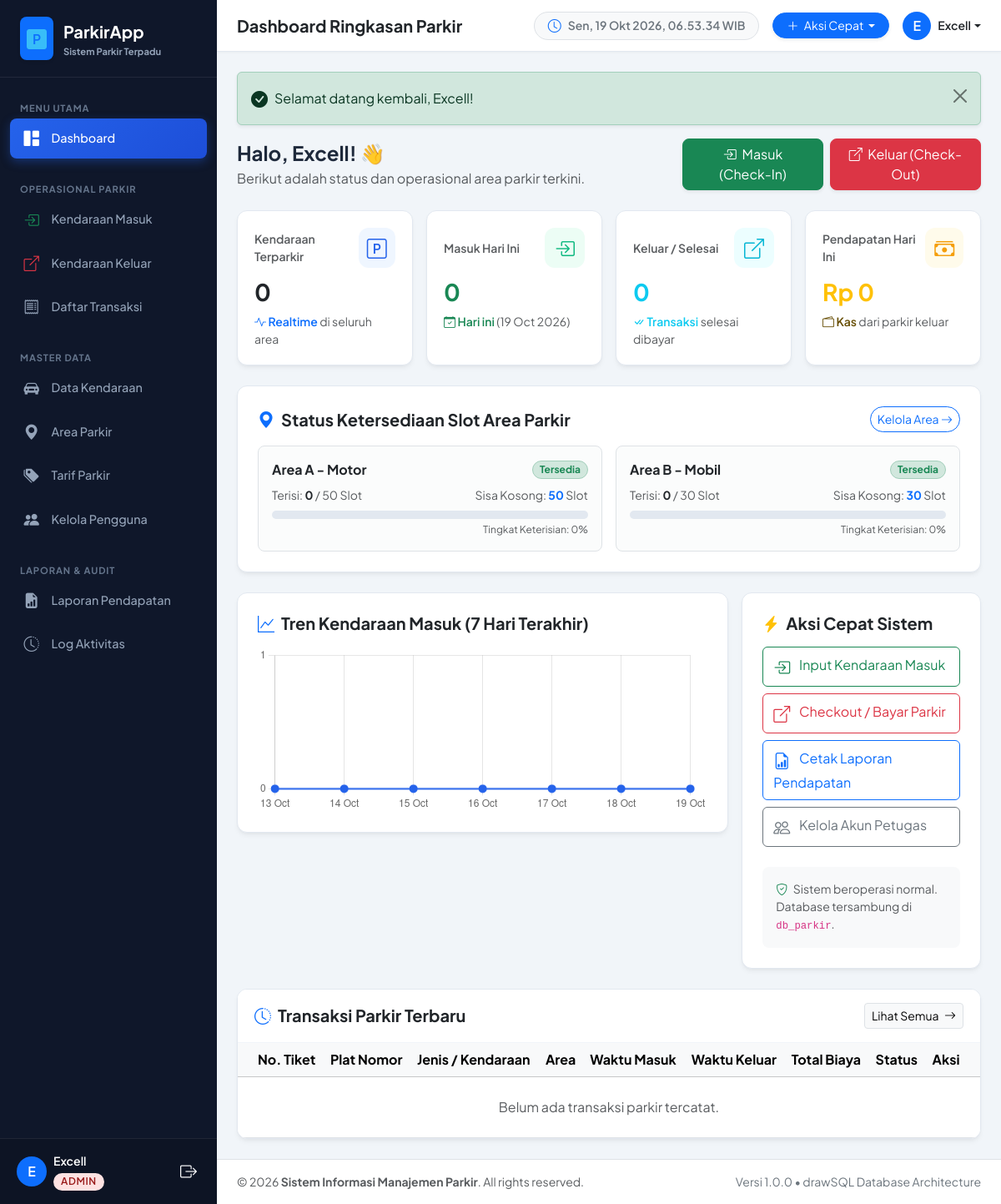
The page /pages/dashboard/index.php (signed in) on the database its author committed.
### tables this page shows
CREATE TABLE IF NOT EXISTS `tb_user` (
  `id_user` int(11) NOT NULL AUTO_INCREMENT,
  `nama_lengkap` varchar(50) NOT NULL,
  `username` varchar(50) NOT NULL,
  `password` varchar(100) NOT NULL,
  `role` enum('admin','petugas','owner') NOT NULL,
  `status_aktif` tinyint(1) NOT NULL DEFAULT 1,
  PRIMARY KEY (`id_user`),
  UNIQUE KEY `tb_user_username_unique` (`username`)
);

CREATE TABLE IF NOT EXISTS `tb_area_parkir` (
  `id_area` int(11) NOT NULL AUTO_INCREMENT,
  `nama_area` varchar(50) NOT NULL,
  `kapasitas` int(5) NOT NULL,
  `terisi` int(5) NOT NULL DEFAULT 0,
  PRIMARY KEY (`id_area`)
);

### config/auth.php (called while the page is built, shortened)
<?php
require_once __DIR__ . '/database.php';
require_once __DIR__ . '/helper.php';
if (isset($_SESSION['user_id']) && isset($pdo)) {
    try {
        $stmt_sync_user = $pdo->prepare("SELECT nama_lengkap, username, role, status_aktif FROM tb_user WHERE id_user = ? LIMIT 1");
        $stmt_sync_user->execute([$_SESSION['user_id']]);
    } catch (Exception $e) {
    }
}
function isLoggedIn() {
    return isset($_SESSION['user_id']) && !empty($_SESSION['user_id']);
}
function getCurrentUser() {
    return [
        'id_user'      => $_SESSION['user_id'],
        'nama_lengkap' => $_SESSION['nama_lengkap'],
        'username'     => $_SESSION['username'],
        'role'         => $_SESSION['role'],
    ];
}
function isAdmin() {
    return isLoggedIn() && $_SESSION['role'] === 'admin';
}

### pages/dashboard/index.php (the view, shortened to what this page needs)
<?php
require_once __DIR__ . '/../../config/database.php';
require_once __DIR__ . '/../../config/helper.php';
require_once __DIR__ . '/../../config/auth.php';
$page_heading = 'Dashboard Ringkasan Parkir';
$stmt_aktif = $pdo->query("SELECT COUNT(*) AS total FROM tb_transaksi WHERE status = 'masuk'");
$total_parkir_aktif = (int)$stmt_aktif->fetch()['total'];
$stmt_masuk_hari_ini = $pdo->query("SELECT COUNT(*) AS total FROM tb_transaksi WHERE DATE(waktu_masuk) = CURDATE()");
$total_masuk_hari_ini = (int)$stmt_masuk_hari_ini->fetch()['total'];
$stmt_keluar_hari_ini = $pdo->query("SELECT COUNT(*) AS total FROM tb_transaksi WHERE status = 'keluar' AND DATE(waktu_keluar) = CURDATE()");
$total_keluar_hari_ini = (int)$stmt_keluar_hari_ini->fetch()['total'];
$stmt_pendapatan_hari_ini = $pdo->query("SELECT COALESCE(SUM(biaya_total), 0) AS total FROM tb_transaksi WHERE status = 'keluar' AND DATE(waktu_keluar) = CURDATE()");
$total_pendapatan_hari_ini = (float)$stmt_pendapatan_hari_ini->fetch()['total'];
$stmt_area = $pdo->query("SELECT * FROM tb_area_parkir ORDER BY id_area ASC");
$areas = $stmt_area->fetchAll();
$stmt_recent = $pdo->query("
    SELECT t.*, k.plat_nomor, k.jenis_kendaraan, k.warna, k.pemilik,
           a.nama_area, tf.tarif_per_jam, u.nama_lengkap AS nama_petugas
    FROM tb_transaksi t
    JOIN tb_kendaraan k ON t.id_kendaraan = k.id_kendaraan
    JOIN tb_area_parkir a ON t.id_area = a.id_area
    JOIN tb_tarif tf ON t.id_tarif = tf.id_tarif
    JOIN tb_user u ON t.id_user = u.id_user
    ORDER BY t.id_parkir DESC
    LIMIT 10
");
$recent_transaksi = $stmt_recent->fetchAll();
$chart_labels = [];
$chart_masuk = [];
for ($i = 6; $i >= 0; $i--) {
    $tgl = date('Y-m-d', strtotime("-$i days"));
    $tgl_label = date('d M', strtotime($tgl));
    $chart_labels[] = $tgl_label;
    $st_m = $pdo->prepare("SELECT COUNT(*) as jml FROM tb_transaksi WHERE DATE(waktu_masuk) = ?");
    $st_m->execute([$tgl]);
    $chart_masuk[] = (int)$st_m->fetch()['jml'];
}
include __DIR__ . '/../../includes/header.php';
include __DIR__ . '/../../includes/sidebar.php';
include __DIR__ . '/../../includes/navbar.php';
?>
<div class="row mb-4 align-items-center">
    <div class="col-md-7">
        <h4 class="fw-bold mb-1">Halo, <?= e($_SESSION['nama_lengkap']) ?>! 👋</h4>
        <p class="text-muted mb-0">Berikut adalah status dan operasional area parkir terkini.</p>
    </div>
    <div class="col-md-5 text-md-end mt-3 mt-md-0 d-flex gap-2 justify-content-md-end">
        <?php if (isAdmin() || isPetugas()): ?>
            <a href="<?= base_url('pages/transaksi/masuk.php') ?>" class="btn btn-success rounded-3 shadow-sm px-3">
                <i class="bi bi-box-arrow-in-right me-1"></i> Masuk (Check-In)
            </a>
            <a href="<?= base_url('pages/transaksi/keluar.php') ?>" class="btn btn-danger rounded-3 shadow-sm px-3">
                <i class="bi bi-box-arrow-up-right me-1"></i> Keluar (Check-Out)
            </a>
        <?php endif; ?>
    </div>
</div>
<div class="row g-3 mb-4">
    <div class="col-sm-6 col-xl-3">
        <div class="stat-card">
            <div class="d-flex align-items-center justify-content-between mb-2">
                <span class="text-muted small fw-semibold">Kendaraan Terparkir</span>
                <div class="stat-icon primary">
                    <i class="bi bi-p-square"></i>
                </div>
            </div>
            <div class="fs-3 fw-bold text-dark"><?= number_format($total_parkir_aktif) ?></div>
            <div class="small text-muted mt-1">
                <span class="text-primary fw-semibold"><i class="bi bi-activity"></i> Realtime</span> di seluruh area
            </div>
        </div>
    </div>
    <div class="col-sm-6 col-xl-3">
        <div class="stat-card">
            <div class="d-flex align-items-center justify-content-between mb-2">
                <span class="text-muted small fw-semibold">Masuk Hari Ini</span>
                <div class="stat-icon success">
                    <i class="bi bi-box-arrow-in-right"></i>
                </div>
            </div>
            <div class="fs-3 fw-bold text-success"><?= number_format($total_masuk_hari_ini) ?></div>
            <div class="small text-muted mt-1">
                <span class="text-success fw-semibold"><i class="bi bi-calendar-check"></i> Hari ini</span> (<?= date('d M Y') ?>)
            </div>
        </div>
    </div>
    <div class="col-sm-6 col-xl-3">
        <div class="stat-card">
            <div class="d-flex align-items-center justify-content-between mb-2">
                <span class="text-muted small fw-semibold">Keluar / Selesai</span>
                <div class="stat-icon info">
                    <i class="bi bi-box-arrow-up-right"></i>
                </div>
            </div>
            <div class="fs-3 fw-bold text-info"><?= number_format($total_keluar_hari_ini) ?></div>
            <div class="small text-muted mt-1">
                <span class="text-info fw-semibold"><i class="bi bi-check-all"></i> Transaksi</span> selesai dibayar
            </div>
        </div>
    </div>
    <div class="col-sm-6 col-xl-3">
        <div class="stat-card">
            <div class="d-flex align-items-center justify-content-between mb-2">
                <span class="text-muted small fw-semibold">Pendapatan Hari Ini</span>
                <div class="stat-icon warning">
                    <i class="bi bi-cash-stack"></i>
                </div>
            </div>
            <div class="fs-3 fw-bold text-warning"><?= rupiah($total_pendapatan_hari_ini) ?></div>
            <div class="small text-muted mt-1">
                <span class="text-warning-emphasis fw-semibold"><i class="bi bi-wallet2"></i> Kas</span> dari parkir keluar
            </div>
        </div>
    </div>
</div>
<div class="row g-3 mb-4">
    <div class="col-12">
        <div class="data-card p-3 p-md-4">
            <div class="d-flex justify-content-between align-items-center mb-3">
                <h5 class="fw-bold mb-0 text-dark">
                    <i class="bi bi-geo-alt-fill text-primary me-2"></i>Status Ketersediaan Slot Area Parkir
                </h5>
                <a href="<?= base_url('pages/area/index.php') ?>" class="btn btn-sm btn-outline-primary rounded-pill">
                    Kelola Area <i class="bi bi-arrow-right"></i>
                </a>
            </div>
            <div class="row g-3">
                <?php foreach ($areas as $area):
                    $kapasitas = (int)$area['kapasitas'];
                    $terisi = (int)$area['terisi'];
                    $tersedia = max(0, $kapasitas - $terisi);
                    $persen = $kapasitas > 0 ? round(($terisi / $kapasitas) * 100) : 0;
                    $badge_class = 'bg-success-subtle text-success border-success-subtle';
                    $status_text = 'Tersedia';
                ?>
                <div class="col-md-6 col-lg-6">
                    <div class="p-3 border rounded-3 bg-light bg-opacity-50">
                        <div class="d-flex justify-content-between align-items-center mb-2">
                            <span class="fw-bold text-dark fs-6"><?= e($area['nama_area']) ?></span>
                            <span class="badge border <?= $badge_class ?> rounded-pill px-2 py-1"><?= $status_text ?></span>
                        </div>
                        <div class="d-flex justify-content-between text-muted small mb-2">
                            <span>Terisi: <strong class="text-dark"><?= $terisi ?></strong> / <?= $kapasitas ?> Slot</span>
                            <span>Sisa Kosong: <strong class="text-primary"><?= $tersedia ?></strong> Slot</span>
                        </div>
                        <div class="progress area-capacity-bar">
                        </div>
                        <div class="text-end mt-1 text-muted" style="font-size: 0.75rem;">
                            Tingkat Keterisian: <?= $persen ?>%
                        </div>
                    </div>
                </div>
                <?php endforeach; ?>
            </div>
        </div>
    </div>
</div>
<?php if (isAdmin() || isOwner()): ?>
<div class="row g-3 mb-4">
    <div class="col-lg-8">
        <div class="data-card p-3 p-md-4">
            <h5 class="fw-bold mb-3 text-dark">
                <i class="bi bi-graph-up text-primary me-2"></i>Tren Kendaraan Masuk (7 Hari Terakhir)
            </h5>
            <canvas id="trafficChart" height="110"></canvas>
        </div>
    </div>
    <div class="col-lg-4">
        <div class="data-card p-3 p-md-4 h-100 d-flex flex-column justify-content-between">
            <div>
                <h5 class="fw-bold mb-3 text-dark">
                    <i class="bi bi-lightning-charge-fill text-warning me-2"></i>Aksi Cepat Sistem
                </h5>
                <div class="d-grid gap-2">
                    <a href="<?= base_url('pages/transaksi/masuk.php') ?>" class="btn btn-outline-success text-start py-2">
                        <i class="bi bi-box-arrow-in-right me-2 fs-5 align-middle"></i>
                        <span>Input Kendaraan Masuk</span>
                    </a>
                    <a href="<?= base_url('pages/transaksi/keluar.php') ?>" class="btn btn-outline-danger text-start py-2">
                        <i class="bi bi-box-arrow-up-right me-2 fs-5 align-middle"></i>
                        <span>Checkout / Bayar Parkir</span>
                    </a>
                    <a href="<?= base_url('pages/laporan/index.php') ?>" class="btn btn-outline-primary text-start py-2">
                        <i class="bi bi-file-earmark-bar-graph me-2 fs-5 align-middle"></i>
                        <span>Cetak Laporan Pendapatan</span>
                    </a>
                    <?php if (isAdmin()): ?>
                    <a href="<?= base_url('pages/user/index.php') ?>" class="btn btn-outline-secondary text-start py-2">
                        <i class="bi bi-people me-2 fs-5 align-middle"></i>
                        <span>Kelola Akun Petugas</span>
                    </a>
                    <?php endif; ?>
                </div>
            </div>
            <div class="mt-4 p-3 bg-light rounded-3 text-muted small">
                <i class="bi bi-shield-check text-success me-1"></i> Sistem beroperasi normal. Database tersambung di <code>db_parkir</code>.
            </div>
        </div>
    </div>
</div>
<?php endif; ?>
<div class="row g-3">
    <div class="col-12">
        <div class="data-card">
            <div class="card-header d-flex justify-content-between align-items-center">
                <h5 class="fw-bold mb-0 text-dark">
                    <i class="bi bi-clock-history text-primary me-2"></i>Transaksi Parkir Terbaru
                </h5>
                <a href="<?= base_url('pages/transaksi/index.php') ?>" class="btn btn-sm btn-light border">
                    Lihat Semua <i class="bi bi-arrow-right ms-1"></i>
                </a>
            </div>
            <div class="table-responsive">
                <table class="table table-hover align-middle mb-0">
                    <thead class="table-light">
                        <tr>
                            <th class="ps-4">No. Tiket</th>
                            <th>Plat Nomor</th>
                            <th>Jenis / Kendaraan</th>
                            <th>Area</th>
                            <th>Waktu Masuk</th>
                            <th>Waktu Keluar</th>
                            <th>Total Biaya</th>
                            <th>Status</th>
                            <th class="text-center pe-4">Aksi</th>
                        </tr>
                    </thead>
                    <tbody>
                        <?php if (empty($recent_transaksi)): ?>
                            <tr>
                                <td colspan="9" class="text-center py-4 text-muted">Belum ada transaksi parkir tercatat.</td>
                            </tr>
                        <?php endif; ?>
                    </tbody>
                </table>
            </div>
        </div>
    </div>
</div>
<?php if (isAdmin() || isOwner()): ?>
<script>
const ctx = document.getElementById('trafficChart');
if (ctx) {
    new Chart(ctx, {
        type: 'line',
        data: {
            labels: <?= json_encode($chart_labels) ?>,
            datasets: [{
                label: 'Kendaraan Masuk',
                data: <?= json_encode($chart_masuk) ?>,
                borderColor: '#2563eb',
                backgroundColor: 'rgba(37, 99, 235, 0.1)',
                fill: true,
                tension: 0.35,
                borderWidth: 2,
                pointRadius: 4,
                pointBackgroundColor: '#2563eb'
            }]
        },
        options: {
            responsive: true,
            plugins: {
                legend: { display: false }
            },
            scales: {
                y: {
                    beginAtZero: true,
                    ticks: { precision: 0 }
                }
            }
        }
    });
}
</script>
<?php endif; ?>
<?php include __DIR__ . '/../../includes/footer.php'; ?>

### includes/navbar.php (shortened to what this page needs)
<?php
$page_heading = $page_heading ?? 'Dashboard';
$current_user = getCurrentUser();
?>
<div class="app-main">
    <nav class="app-navbar">
        <div class="d-flex align-items-center gap-3">
            <h4 class="mb-0 fw-bold fs-5 text-dark"><?= e($page_heading) ?></h4>
        </div>
        <div class="d-flex align-items-center gap-3">
            <div class="d-none d-md-flex align-items-center gap-2 px-3 py-1 bg-light rounded-pill border">
                <i class="bi bi-clock text-primary"></i>
                <span id="liveClock" class="small fw-semibold text-secondary">--:--:-- WIB</span>
            </div>
            <?php if (isAdmin() || isPetugas()): ?>
            <div class="dropdown">
                <button class="btn btn-sm btn-primary rounded-pill px-3 dropdown-toggle shadow-sm" type="button" data-bs-toggle="dropdown">
                    <i class="bi bi-plus-lg me-1"></i> Aksi Cepat
                </button>
            </div>
            <?php endif; ?>
            <div class="dropdown">
                <a href="#" class="d-flex align-items-center text-dark text-decoration-none dropdown-toggle" data-bs-toggle="dropdown">
                    <div class="bg-primary text-white rounded-circle d-flex align-items-center justify-content-center me-2" style="width: 34px; height: 34px; font-weight: 600;">
                        <?= strtoupper(substr($current_user['nama_lengkap'] ?? 'U', 0, 1)) ?>
                    </div>
                    <span class="d-none d-sm-inline fw-semibold small"><?= e($current_user['nama_lengkap'] ?? '') ?></span>
                </a>
            </div>
        </div>
    </nav>
    <main class="content-container">

### rows shown on the page
tb_user: nama_lengkap "E", nama_lengkap "Excell"
tb_area_parkir: nama_area "Area A - Motor", status_text "Tersedia", terisi "0", kapasitas "50"
tb_area_parkir: nama_area "Area B - Mobil", status_text "Tersedia", terisi "0", kapasitas "30"

### other values the page prints
substr($user_name, 0, 1) "E"
$user_name "Excell"
$user_role "ADMIN"
$page_heading "Dashboard Ringkasan Parkir"
$msg "Selamat datang kembali, Excell!"
$_SESSION['nama_lengkap'] "Excell"
$total_parkir_aktif "0"
$total_masuk_hari_ini "0"
$total_keluar_hari_ini "0"
rupiah($total_pendapatan_hari_ini) "Rp 0"
chart data {{ json_encode($chart_masuk) }} [0,0,0,0,0,0,0]
